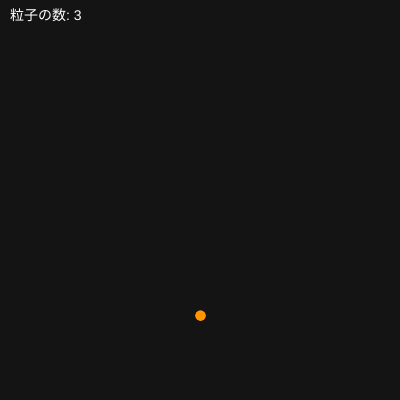
Frame 1 (no input)
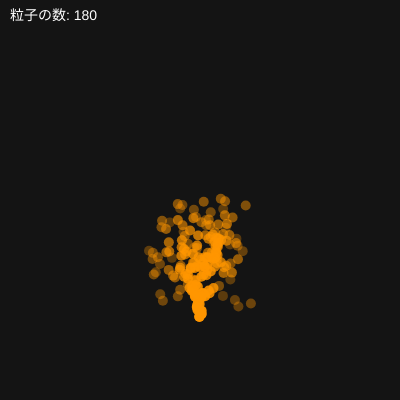
Frame 60 (no input)
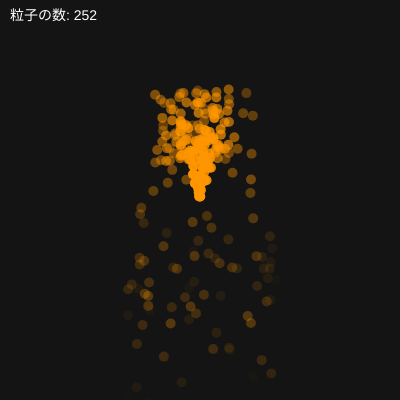
Frame 120 (the mouse pressed at the canvas centre since frame 60)

The p5.js sketch that drew these frames (run headless with seeded random() and noise() and a simulated clock; from frame 60 on, the mouse is pressed at the canvas centre):

// p5.js sketch
// ── sketch.js
// p5.Vector とクラスを使ったパーティクル（粒子）の噴水
// マウスボタンを押している間は、マウスの位置から粒子が出る

const particles = [];
let gravity;  // 重力を表すベクトル（createVector() は setup() 以降で使う）

class Particle {
  constructor(x, y) {
    this.position = createVector(x, y);
    // 上向きを基本に、ランダムな向きと速さを与える
    this.velocity = createVector(random(-1, 1), random(-5, -3));
    this.life = 255;  // 残りの寿命（透明度としても使う）
  }

  // 速度に重力を加え、位置に速度を加える
  update() {
    this.velocity.add(gravity);
    this.position.add(this.velocity);
    this.life -= 3;
  }

  show() {
    noStroke();
    fill(255, 150, 0, this.life);
    circle(this.position.x, this.position.y, 10);
  }

  isDead() {
    return this.life <= 0;
  }
}

function setup() {
  createCanvas(400, 400);
  gravity = createVector(0, 0.1);
}

function draw() {
  background(20);

  // 粒子の発生位置（マウスボタンを押している間はマウスの位置）
  let originX = width / 2;
  let originY = height - 80;
  if (mouseIsPressed) {
    originX = mouseX;
    originY = mouseY;
  }

  // 毎フレーム、新しい粒子を 3 個追加する
  for (let i = 0; i < 3; i++) {
    particles.push(new Particle(originX, originY));
  }

  // 後ろから順に処理すると、途中で要素を削除しても添字がずれない
  for (let i = particles.length - 1; i >= 0; i--) {
    const particle = particles[i];
    particle.update();
    particle.show();
    if (particle.isDead()) {
      particles.splice(i, 1);  // 配列から i 番目の要素を削除する
    }
  }

  fill(255);
  textSize(14);
  text(`粒子の数: ${particles.length}`, 10, 20);
}
